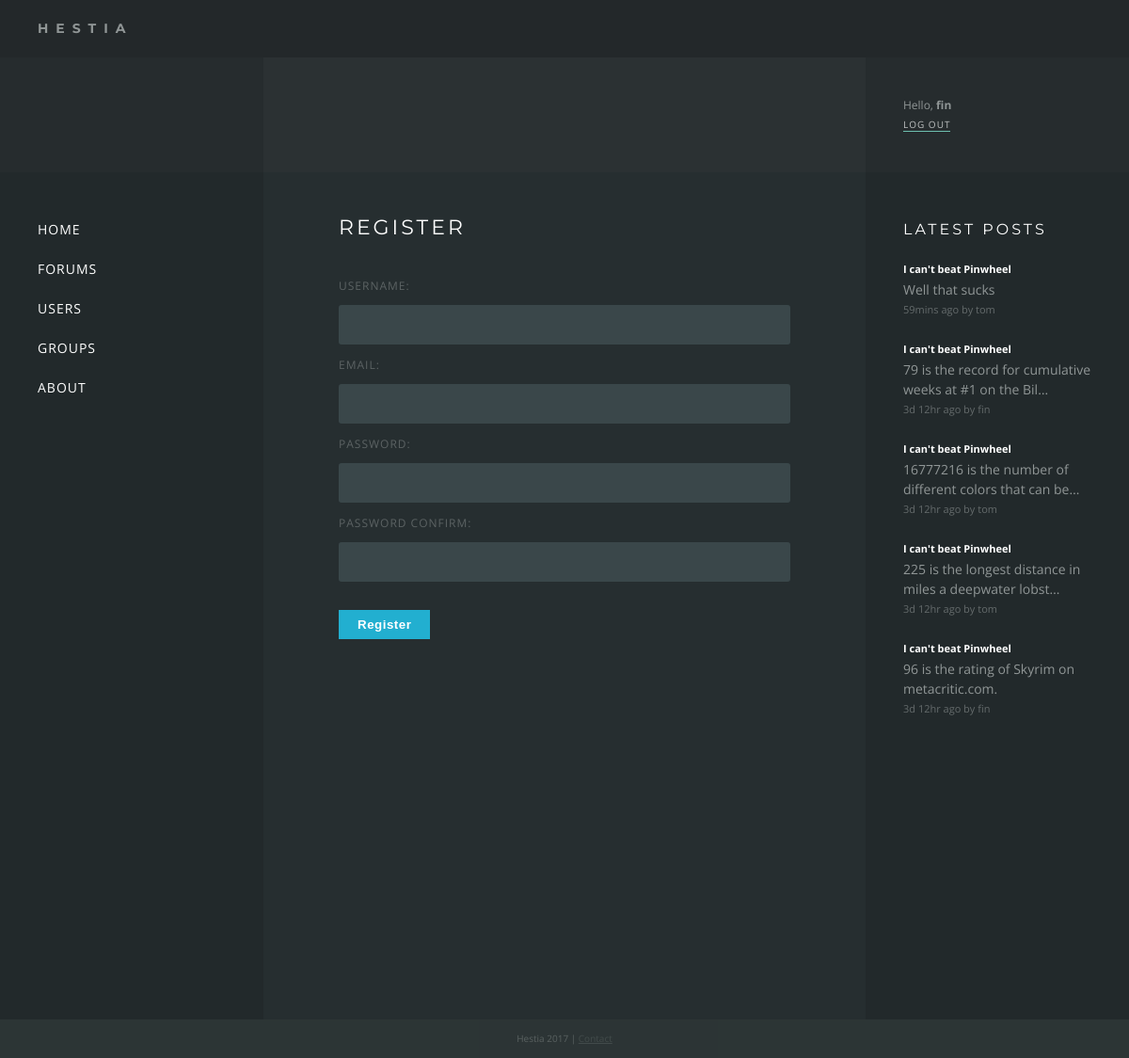
The page /users/register (signed in) on the database its author committed.
### forums/models.py (models this page shows, shortened)
class Response(models.Model):
    thread = models.ForeignKey(Thread, on_delete=models.CASCADE)
    poster = models.ForeignKey(settings.AUTH_USER_MODEL)
    message = models.CharField(max_length=200)
    posted = models.DateTimeField('date posted')

class Thread(models.Model):
    title = models.CharField(max_length=200)
    message = models.CharField(max_length=200)
    posted = models.DateTimeField('date posted')
    poster = models.ForeignKey(settings.AUTH_USER_MODEL, null=True)
    def was_posted_recently(self):
    	now = timezone.now()
    	return now - datetime.timedelta(days=1) <= self.posted <= now
    was_posted_recently.posted  = True
    was_posted_recently.boolean = True
    was_posted_recently.short_description = 'Published recently?'

### users/views.py (the view)
def register_view(request):
    if request.method == "POST":
        form = RegisterForm(request.POST, request.FILES)
        if form.is_valid():
            username = form.cleaned_data['username']
            email = form.cleaned_data['email']
            password = form.cleaned_data['password']
            try:
                user = User.objects.create_user(username, email, password)
            except IntegrityError as e:
                messages.error(request, 'Username taken')
                return render(request, 'users/register.html', {'form':form})
            profile = Profile.objects.create(user=user)
            login(request, user)
            return redirect('/')
        return render(request, 'users/register.html', {'form':form})
    else:
        form = RegisterForm()
        return render(request, 'users/register.html', {'form':form})

### users/forms.py (shortened to what this page needs)
class RegisterForm(forms.Form):
    username = forms.RegexField(min_length=3, max_length=15, regex=r'^[a-zA-Z0-9]+$', error_messages={ 'invalid': _("Username may only contain letters and numbers.") })
    email = forms.EmailField(min_length=10)
    password = forms.CharField(min_length=6, widget=forms.PasswordInput)
    password2 = forms.CharField(widget=forms.PasswordInput, label="Password Confirm")

### users/templates/users/register.html (shortened to what this page needs)
{% extends "base.html" %}
{% block content %}
    <h1>{% block title %}Register{% endblock %}</h1>
    <form method="POST" enctype="multipart/form-data" novalidate>
        {{ form }}
        <button type="submit" class="button button-primary">Register</button>
    </form>
{% endblock %}

### templates/base.html (shortened to what this page needs)
{% load static %}
{% load timesinceshort %}
<!DOCTYPE html>
<html>
<head>
	<link rel="stylesheet" type="text/css" href="{% static 'forums/style.css' %}" />
</head>
<body>
<div class="wrapper">
	<div class="header"><div class="title">Hestia</div></div>
	<div class="hero">
		<div class="box sidebar">
		</div>
		<div class="box content">
		</div>
		<div class="box sidebar auth">
		{% if user.is_authenticated %}
			<div class="name">Hello, <a href="/users/profile/{{ user.username }}">{{ user.username }}</a></div>
			<a href="/users/logout">Log out</a>
		{% else %}
			<a href="/users/login">Log in</a> <span>or</span> <a href="/users/register">Register</a>
		{% endif %}
		</div>
	</div>
	<div class="main">
		<div class="box sidebar">
			<nav>
			<ul>
			<li><a href="/">Home</a></li>
			<li><a href="/forums">Forums</a></li>
			<li><a href="/users">Users</a></li>
			<li><a href="/groups">Groups</a></li>
			<li><a href="/about">About</a></li>
			</ul>
			</nav>
		</div>
		<div class="box content">
			{% block content %}{% endblock %}
		</div>
		<div class="box sidebar">
			<div class="recent-responses">
				<h2>Latest Posts</h2>
				{% for recent_response in request.recent_responses %}
				<div class="response">
					<a href="/forums/{{ recent_response.thread.id }}?page=last#{{ recent_response.id }}">
						<div class="text-small title"><b>{{ recent_response.thread.title }}</b></div><br>
						{{ recent_response.message|striptags|truncatechars:55 }}
						<div class="text-small posted">{{ recent_response.posted|timesinceshort }} ago by {{ recent_response.poster.username }}</div>
					</a>
				</div>
				{% endfor %}
			</div>
		</div>
	</div>
	<div class="footer">Hestia 2017 | <a href="">Contact</a></div>
</div>
</body>
</html>

### forums/static/forums/style.css (style rules this page uses)
* { margin:0; padding:0; }
html, body { height: 100%; }
body { font-family: 'Open Sans', sans-serif; background: #2F3838; color: #909696; font-size: 14px; line-height: 1.5em; }
a { color: #909696; }
h1 { color: #FFF; font-family: 'Montserrat', sans-serif; font-size: 22px; text-transform: uppercase; letter-spacing: 3px; font-weight: normal; margin-bottom: 40px; }
h2 { color: #FFF; font-family: 'Montserrat', sans-serif; font-size: 16px; text-transform: uppercase; letter-spacing: 3px; font-weight: normal; margin-bottom: 20px; margin-top: 40px; }
li { list-style-type: none; line-height: 1.7em; }
.text-small { font-size: 11px; }
.wrapper { display: table; width: 100%; }
.header { font-family: 'Montserrat', sans-serif; display: table-row; height: 1px; background: #23282A; }
.header .title { padding: 20px; padding-left: 40px; text-transform: uppercase; letter-spacing: 8px; font-weight: bold; }
.main { height: 100%; min-height: 900px; display: table; width: 100%; background: #262E30; }
.main .sidebar { width: 200px; background: #22292B; }
.hero { height: 120px; display: table; width: 100%; background: #2B3133; }
.hero .sidebar { width: 200px; background: rgba(34, 41, 43, 0.5); }
.box { display: table-cell; padding: 40px; }
.content { padding: 40px 80px; }
nav li { font-size: 14px; list-style-type: none; line-height: 3em; text-transform: uppercase; letter-spacing: 1px; }
nav li a { text-decoration: none; color: #FFF; padding: 1px 0; }
.auth { vertical-align: bottom; font-size: 10px; }
.auth .name { font-size: 12px; }
.auth .name a { font-weight: bold; text-decoration: none; }
.auth > a { text-decoration: none; text-transform: uppercase; color: #FFF; border-bottom: 1px solid #8CFEE6; letter-spacing: 1px; opacity: 0.7; }
input, textarea { width: 100%; display: block; background: rgb(58, 71, 74); border: none; color: #FFF; padding: 10px 15px; font-size: 16px; font-family: inherit; margin: 10px 0; box-sizing: border-box; border-radius: 3px; }
.button-primary { background: #22afd0; padding: 8px 20px; border: 0; color: #FFF; font-weight: bold; letter-spacing: 0.5px; margin-top: 20px; display: inline-block; margin: 20px 0; }
label { opacity: 0.5; text-transform: uppercase; letter-spacing: 1px; font-size: 12px; }
.recent-responses h2 { margin-top: 0; }
.recent-responses .response { margin-bottom: 20px; word-break: break-word; }
.recent-responses a { text-decoration: none; }
.recent-responses a .title { display: inline-block; border-bottom: 1px solid transparent; }
.recent-responses .posted { opacity: 0.6; }
.recent-responses .text-small b { color: #FFF; }
.footer { display: table; height: 1px; background: #22292B; color: #444; width: 100%; text-align: center; color: #FFF; opacity: 0.2; font-size: 10px; padding: 10px 0; }

### rows shown on the page
Response: thread "I can't beat Pinwheel", message "Well that sucks", posted "59mins", poster.username "tom"
Response: thread "I can't beat Pinwheel", message "79 is the record for cumulative weeks at #1 on the Bil…", posted "3d 12hr", poster.username "fin"
Response: thread "I can't beat Pinwheel", message "16777216 is the number of different colors that can be…", posted "3d 12hr", poster.username "tom"
Response: thread "I can't beat Pinwheel", message "225 is the longest distance in miles a deepwater lobst…", posted "3d 12hr", poster.username "tom"
Response: thread "I can't beat Pinwheel", message "96 is the rating of Skyrim on metacritic.com.", posted "3d 12hr", poster.username "fin"

### other values the page prints
{{ user.username }} "fin"
